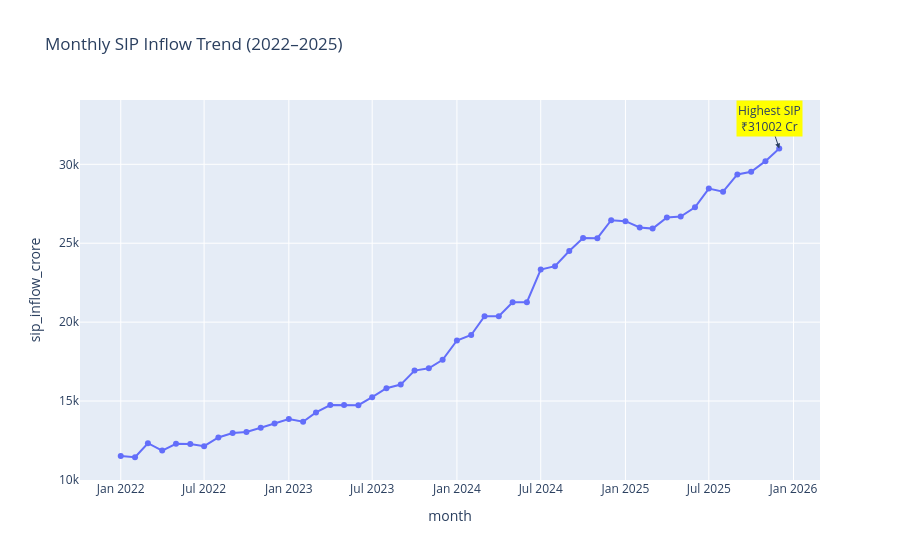

Notebook source saved alongside this figure:
### Code cell
fig = px.line(
    sip_plot,
    x="month",
    y="sip_inflow_crore",
    markers=True,
    title="Monthly SIP Inflow Trend (2022–2025)"
)

fig.add_annotation(

    x=highest["month"],

    y=highest["sip_inflow_crore"],

    text=f"Highest SIP<br>₹{highest['sip_inflow_crore']} Cr",

    showarrow=True,

    arrowhead=2,

    bgcolor="yellow"
)

fig.show()
